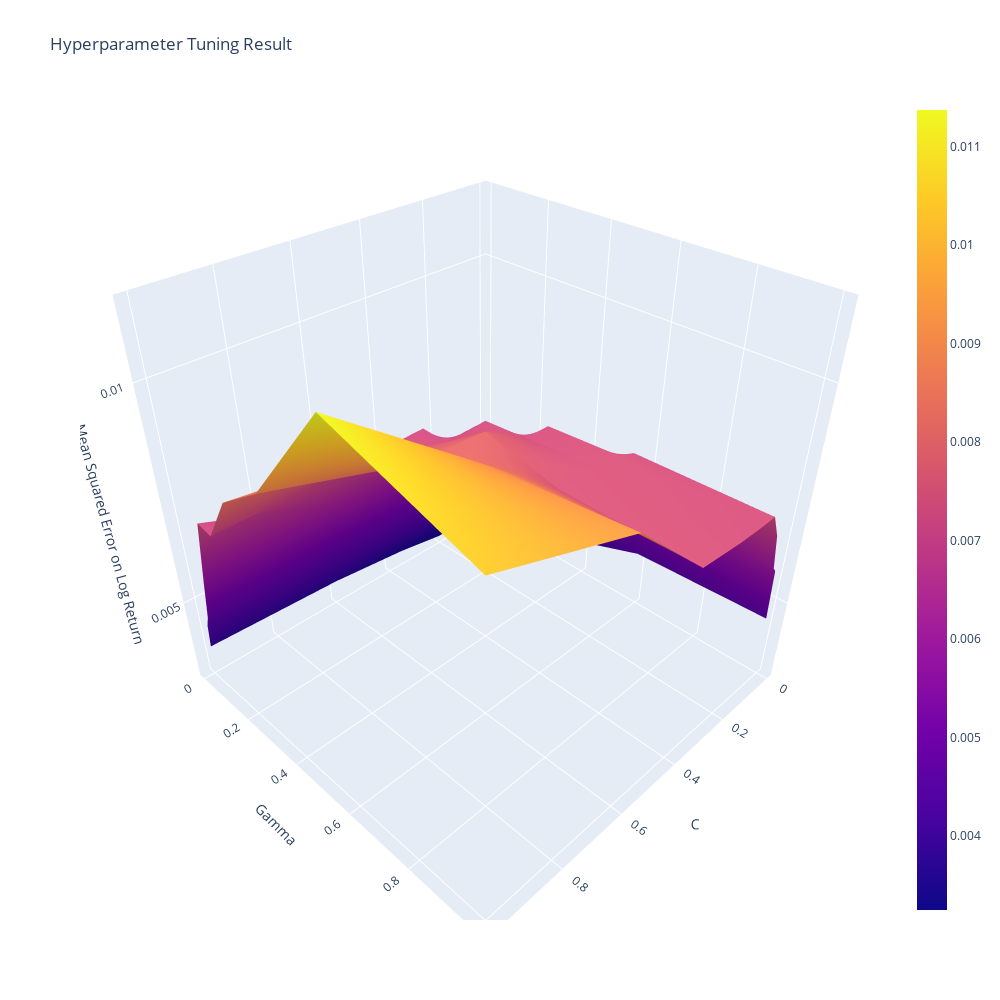

Source (notebook cell):
### Code cell
z_p = []
for i in np.unique(df_params.y):
    z_p.append(df_params[df_params.y == i]["mse"].values)


x_p = c_values
y_p = gamma_values

fig = go.Figure(data=[go.Surface(z=z_p, x=x_p, y=y_p)])

fig.update_layout(
    title="Hyperparameter Tuning Result",
    autosize=True,
    width=1000,
    height=1000,
    scene=dict(
        xaxis=dict(title="C"),
        yaxis=dict(title="Gamma"),
        zaxis=dict(title="Mean Squared Error on Log Return"),
    ),
)

fig.show()
